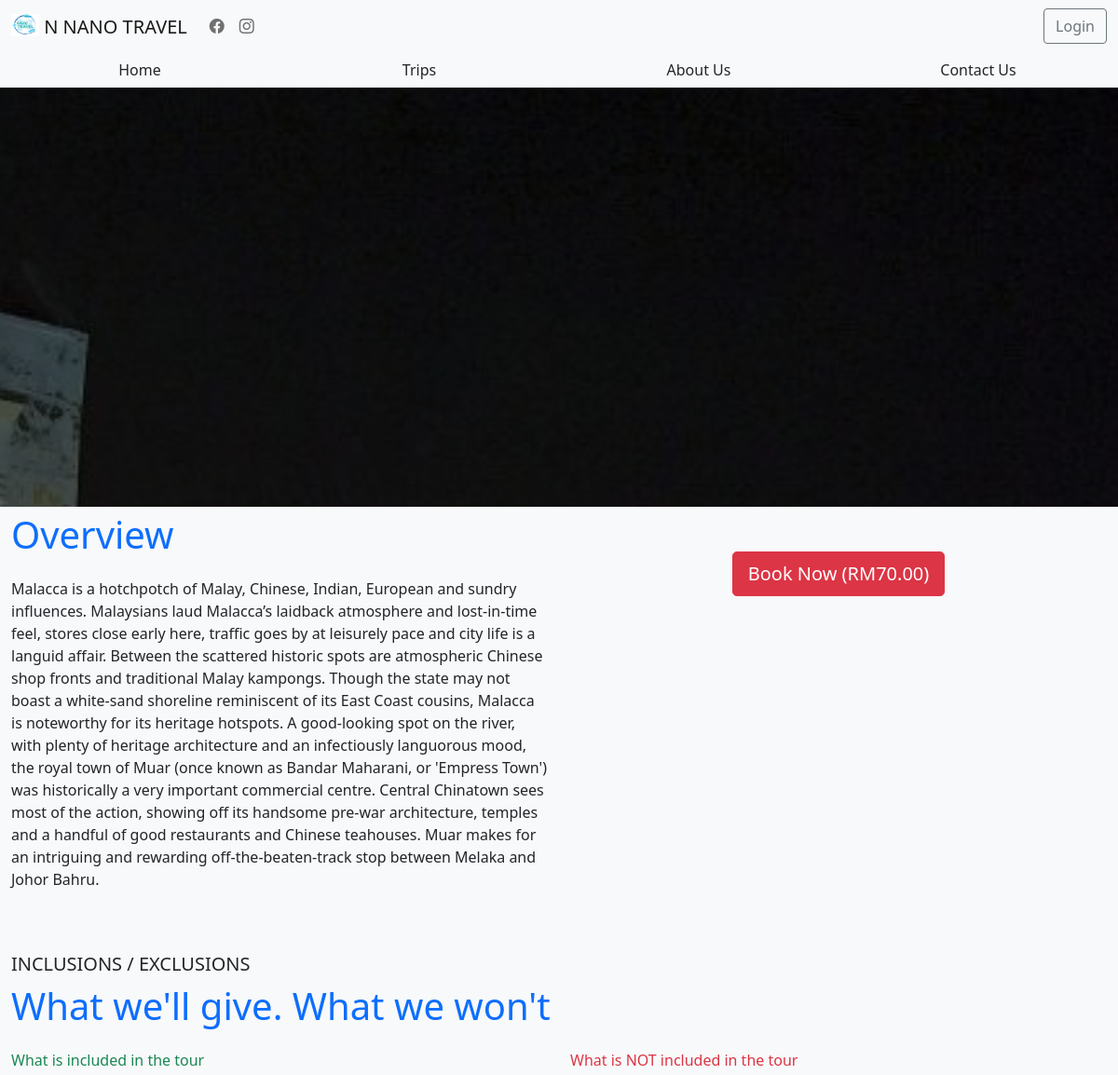
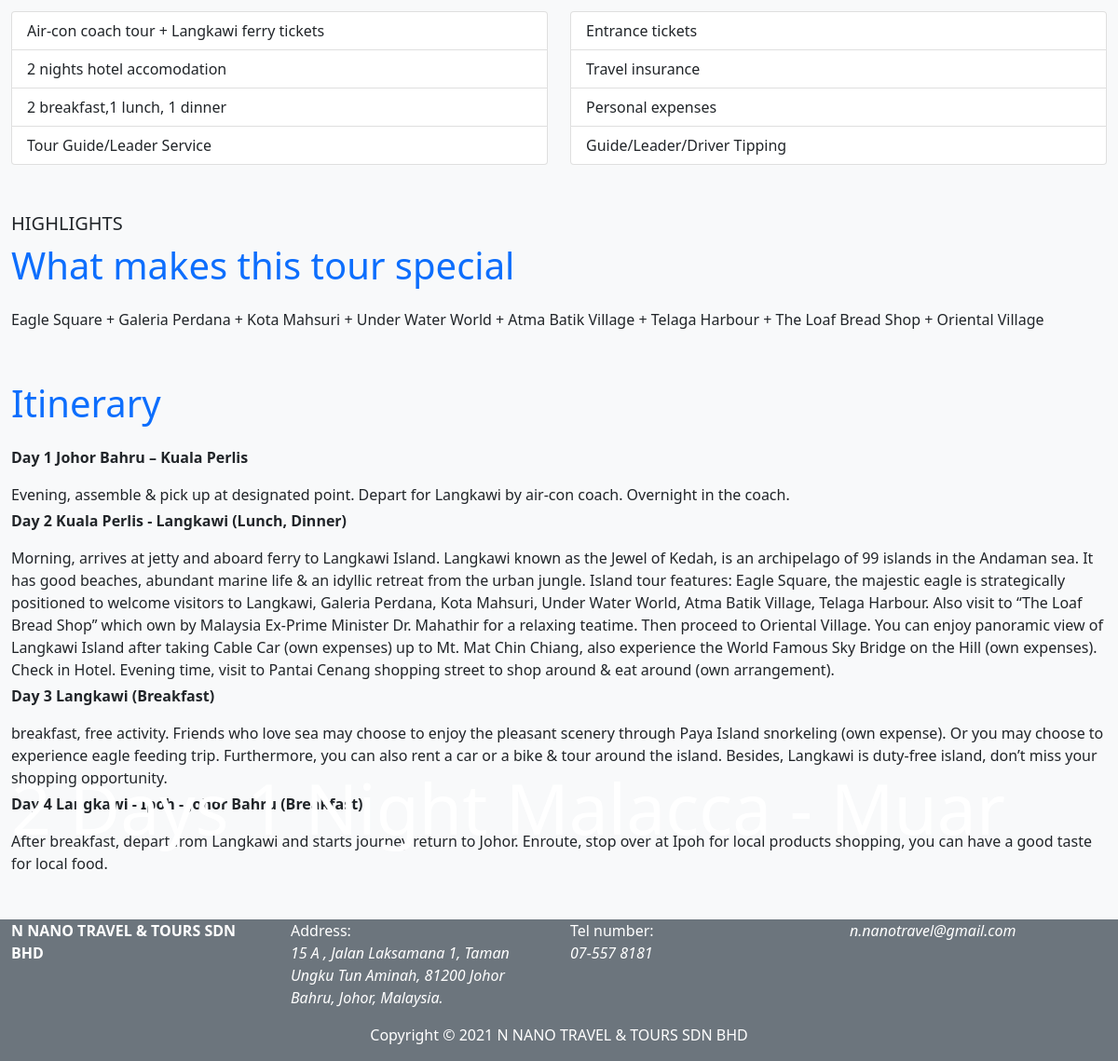
Page /views/tourDesc.php?locationID=2 on the committed database (2 pictures, top to bottom).
### tables this page shows
CREATE TABLE `tourpackage` (
  `id` int(11) NOT NULL,
  `pkgTitle` varchar(30) NOT NULL,
  `pkgOverview` text NOT NULL,
  `pkgPrice` varchar(20) NOT NULL,
  `pkgChildPrice` varchar(20) NOT NULL,
  `pkgImageSrc` varchar(255) NOT NULL
);

### views/tourDesc.php (the view, shortened to what this page needs)
<?php
require_once('../functions/connectDB.php');
$id = $_GET['locationID'];
$sql = "SELECT * FROM tourpackage WHERE id = $id";
$result = mysqli_query($conn, $sql);
if(mysqli_num_rows($result) > 0){
    while($row = mysqli_fetch_assoc($result)){
?>
<!DOCTYPE html>
<html lang="en">
<head>
    <link href="https://cdn.jsdelivr.net/npm/bootstrap@5.0.1/dist/css/bootstrap.min.css" rel="stylesheet">
    <link rel="stylesheet" href="https://cdn.jsdelivr.net/npm/bootstrap-icons@1.5.0/font/bootstrap-icons.css">
</head>
<body class="bg-light">
    <?php
        include 'components/navBar.php'
    ?>
    <?php
        include 'components/navTabs.php'
    ?>
    <div class="container-fluid titleImage">
        <p class="titleText text-white">
            <?php echo $row['pkgTitle']; ?>
        </p>
    </div>
    <div class="container-fluid mb-5">
        <div class="row">
            <div class="col-md-6">
                <p class="text-primary sectionDesc">Overview</p>
                <p class="text-start">
                    <?php echo $row['pkgOverview']; ?>
                </p>
            </div>
            <div class="col-md-6 mt-5 text-center">
                <button class="btn btn-lg btn-danger" data-bs-toggle="modal" data-bs-target="#orderModal">
                    Book Now
                    (RM<?php echo $row['pkgPrice']; ?>)
                </button>
            </div>
        </div>
    </div>
    <div class="container-fluid mb-5">
        <p class="sectionTitle text-dark fw-lighter mb-0">INCLUSIONS / EXCLUSIONS</p>
        <p class="text-primary sectionDesc">What we'll give. What we won't</p>
        <div class="row">
            <div class="col-md-6">
                <p class="text-success">What is included in the tour</p>
                <div class="list-group">
                    <div class="list-group-item">
                        Air-con coach tour + Langkawi ferry tickets
                    </div>
                    <div class="list-group-item">
                        2 nights hotel accomodation
                    </div>
                    <div class="list-group-item">
                        2 breakfast,1 lunch, 1 dinner
                    </div>
                    <div class="list-group-item">
                        Tour Guide/Leader Service
                    </div>
                </div>
            </div>
            <div class="col-md-6">
                <p class="text-danger">What is NOT included in the tour</p>
                <div class="list-group">
                    <div class="list-group-item">
                        Entrance tickets
                    </div>
                    <div class="list-group-item">
                        Travel insurance
                    </div>
                    <div class="list-group-item">
                        Personal expenses
                    </div>
                    <div class="list-group-item">
                        Guide/Leader/Driver Tipping
                    </div>
                </div>
            </div>
        </div>
    </div>
    <div class="container-fluid mb-5">
        <p class="sectionTitle text-dark fw-lighter mb-0">HIGHLIGHTS</p>
        <p class="text-primary sectionDesc">What makes this tour special</p>
        <p class="text-start">
            Eagle Square + Galeria Perdana + Kota Mahsuri + Under Water World + Atma Batik Village + Telaga Harbour + The Loaf Bread Shop + Oriental Village
        </p>
    </div>
    <div class="container-fluid mb-5">
        <p class="text-primary sectionDesc">Itinerary</p>
        <div class="text-start">
            <p class="fw-bold">Day 1 Johor Bahru – Kuala Perlis</p>
            Evening, assemble & pick up at designated point. Depart for Langkawi by air-con coach. Overnight in the coach.
            <p class="fw-bold mt-1">Day 2 Kuala Perlis - Langkawi (Lunch, Dinner) </p>
            Morning, arrives at jetty and aboard ferry to Langkawi Island. Langkawi known as the Jewel of Kedah, is an archipelago of 99 islands in the Andaman sea. It has good beaches, abundant marine life & an idyllic retreat from the urban jungle. Island tour features: Eagle Square, the majestic eagle is strategically positioned to welcome visitors to Langkawi, Galeria Perdana, Kota Mahsuri, Under Water World, Atma Batik Village, Telaga Harbour. Also visit to “The Loaf Bread Shop” which own by Malaysia Ex-Prime Minister Dr. Mahathir for a relaxing teatime. Then proceed to Oriental Village. You can enjoy panoramic view of Langkawi Island after taking Cable Car (own expenses) up to Mt. Mat Chin Chiang, also experience the World Famous Sky Bridge on the Hill (own expenses). Check in Hotel. Evening time, visit to Pantai Cenang shopping street to shop around & eat around (own arrangement).
            <p class="fw-bold mt-1">Day 3 Langkawi (Breakfast)</p>
            breakfast, free activity. Friends who love sea may choose to enjoy the pleasant scenery through Paya Island snorkeling (own expense). Or you may choose to experience eagle feeding trip. Furthermore, you can also rent a car or a bike & tour around the island. Besides, Langkawi is duty-free island, don’t miss your shopping opportunity.
            <p class="fw-bold mt-1">Day 4 Langkawi - Ipoh - Johor Bahru (Breakfast)</p>
            After breakfast, depart from Langkawi and starts journey return to Johor. Enroute, stop over at Ipoh for local products shopping, you can have a good taste for local food.
        </div>
    </div>
    <?php
        include 'components/footer.php'
    ?>
</body>
</html>
<?php
        }
    }else{
        echo "<h1 class='text-center'>Invalid Page</h1>";
    }
?>

### views/components/navBar.php (shortened to what this page needs)
<nav class="navbar navbar-light navbar-expand-md bg-light">
    <div class="container-fluid">
        <a class="navbar-brand h1 mr-0 mb-0" href="index.php">
            <img src="../assets/logo.png" alt="" width="30" height="24" class="d-inline-block align-text-top">
            N NANO TRAVEL
        </a>
        <div class="collapse navbar-collapse" id="navbarNavAltMarkup">
            <div class="navbar-nav  me-auto">
                <a class="nav-link" aria-current="page" href="https://www.facebook.com/n.nanotravel">
                    <i class="bi bi-facebook"></i>
                </a>
                <a class="nav-link" href="https://www.instagram.com/n.nanotravel/?utm_medium=copy_link">
                    <i class="bi bi-instagram"></i>
                </a>
            </div>
            <?php
                if(!empty($_SESSION['username'])){
            ?>
                    <p class="mb-0 mx-2">Welcome,<?php echo $_SESSION['username']; ?></p>
                    <a class="d-flex btn btn-outline-secondary btn-md" href="../functions/userController.php?logout">Logout</a>
            <?php
                }else{
            ?>
                    <a class="d-flex btn btn-outline-secondary btn-md" href="../views/login.php">Login</a>
            <?php
                }
            ?>
        </div>
    </div>
</nav>

### views/components/navTabs.php
<div class="container-fluid bg-light">
    <div class="row">
        <div class="col-md-3 text-center">
            <a href="index.php" class="btn btn-md shadow-none">Home</a>
        </div>
        <div class="col-md-3 text-center">
            <a href="#" class="btn btn-md shadow-none">Trips</a>
        </div>
        <div class="col-md-3 text-center">
            <a href="aboutUs.php" class="btn btn-md shadow-none">About Us</a>
        </div>
        <div class="col-md-3 text-center">
            <a href="contactUs.php" class="btn btn-md shadow-none">Contact Us</a>
        </div>
    </div>
</div>

### views/components/footer.php
<div class="container-fluid bg-secondary mt-5 footer">
    <div class="row">
        <div class="col-md-3 text-white">
            <p class="fw-bold">N NANO TRAVEL & TOURS SDN BHD</p>
        </div>
        <div class="col-md-3 text-white">
            <p class="mb-0">Address: </p>
            <p class="fst-italic">15 A , Jalan Laksamana 1, Taman Ungku Tun Aminah, 81200 Johor Bahru, Johor, Malaysia.</p>
        </div>
        <div class="col-md-3 text-white">
            <p class="mb-0">Tel number: </p>
            <p class="fst-italic">07-557 8181</p>
        </div>
        <div class="col-md-3 text-white">
            <p class="fst-italic">n.nanotravel@gmail.com</p>
        </div>
        <div class="col-md-12 text-center text-white">
            <p class="fw-lighter">Copyright © 2021 N NANO TRAVEL & TOURS SDN BHD</p>
        </div>
    </div>
</div>

### rows in the picture
tourpackage: pkgTitle "2 Days 1 Night Malacca - Muar", pkgOverview "Malacca is a hotchpotch of Malay, Chinese, Indian, European and sundry influences. Malaysians laud Malacca’s laidback atmosphere and lost-in-time feel, stores close early here, traffic goes by at leisurely pace and city life is a languid affair. Between the scattered historic spots are atmospheric Chinese shop fronts and traditional Malay kampongs. Though the state may not boast a white-sand shoreline reminiscent of its East Coast cousins, Malacca is noteworthy for its heritage hotspots. A good-looking spot on the river, with plenty of heritage architecture and an infectiously languorous mood, the royal town of Muar (once known as Bandar Maharani, or 'Empress Town') was historically a very…", pkgPrice "70.00"
